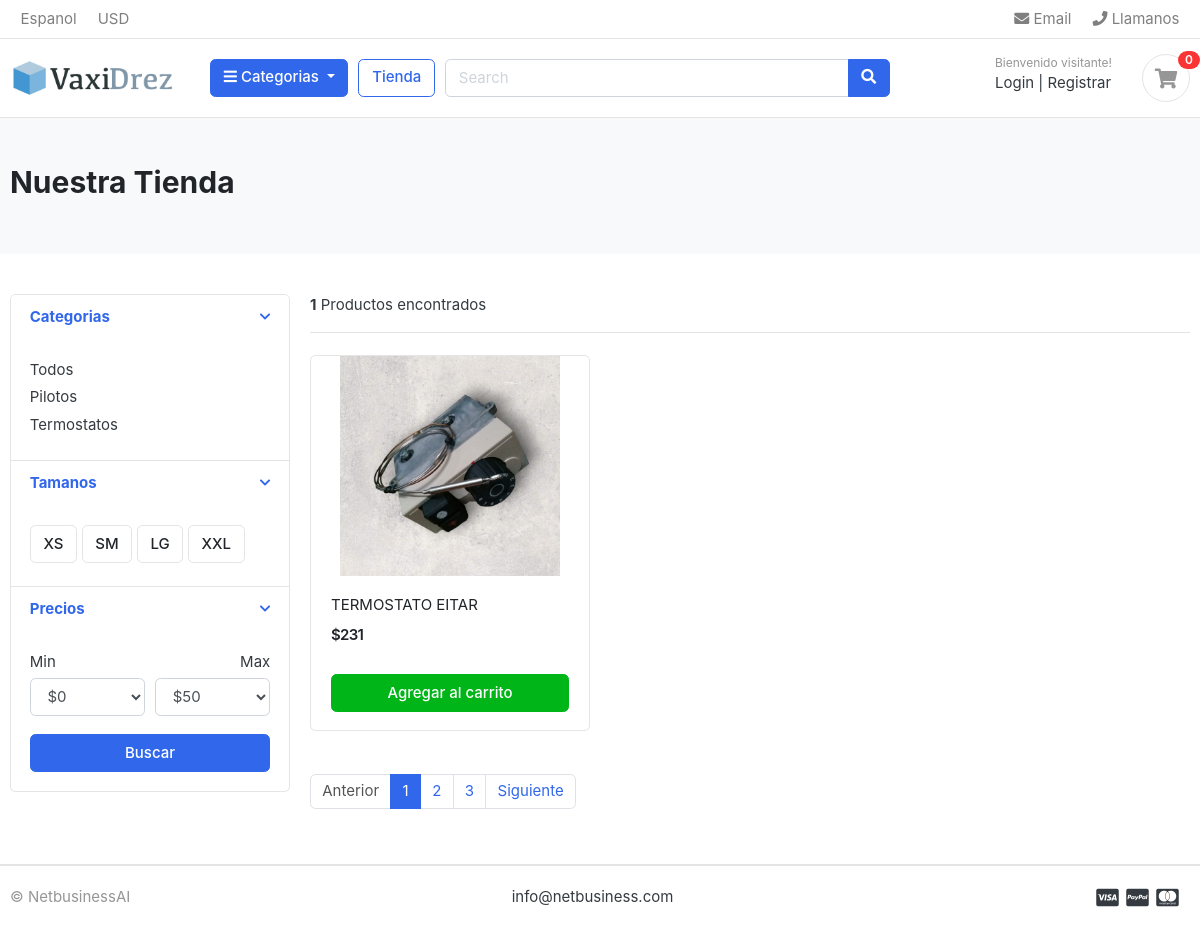
The app's page /store/termostatos/ with its own data.
### category/models.py (models this page shows, shortened)
class Category(models.Model):
    category_name = models.CharField(max_length=20, unique = True)
    description = models.CharField(max_length=255, blank = True)
    slug = models.CharField(max_length=100, unique = True)
    cat_image = models.ImageField(upload_to = 'photos/categories', blank = True)
    class Meta:
        verbose_name = 'category'
        verbose_name_plural = 'categories'
    def get_url(self):
        return reverse('products_by_category',args=[self.slug])

### store/models.py (models this page shows, shortened)
class Product(models.Model):
    product_name = models.CharField(max_length=200, unique=True)
    slug =  models.CharField(max_length=200, unique=True)
    descripcion = models.CharField(max_length=500)
    imagen = models.ImageField(upload_to='product_images/')
    price = models.IntegerField()
    stock = models.IntegerField()
    is_available = models.BooleanField()
    category = models.ForeignKey(Category, on_delete=models.CASCADE)
    created_date = models.DateTimeField(auto_now_add=True)
    modified_date = models.DateTimeField(auto_now=True)

### store/views.py (the view)
# urls.py: path('store/', include('store.urls')),
def store(request, category_slug=None):
    categories = None
    products = None
    if category_slug != None:
        categories = get_object_or_404(Category, slug=category_slug)
        products = Product.objects.filter(category=categories, is_available=True)
        products_count = products.count()
    else:
        products = Product.objects.all().filter(is_available=True)
        products_count = products.count()
    context = {
        'products': products,
        'product_count': products_count,
    }
    return render(request, 'store/store.html', context)

### category/context_processors.py (called while the page is built)
def menu_links(request):
    links = Category.objects.all()
    return dict(links=links)

### templates/store/store.html (shortened to what this page needs)
{% extends 'base.html' %}
{% block content %}
<section class="section-pagetop bg">
    <div class="container">
        <h2 class="title-page">Nuestra Tienda</h2>
    </div>
    </section>
<section class="section-content padding-y">
    <div class="container">
    <div class="row">
        <aside class="col-md-3">
    <div class="card">
        <article class="filter-group">
            <header class="card-header">
                <a href="#" data-toggle="collapse" data-target="#collapse_1" aria-expanded="true" class="">
                    <i class="icon-control fa fa-chevron-down"></i>
                    <h6 class="title">Categorias</h6>
                </a>
            </header>
            <div class="filter-content collapse show" id="collapse_1" style="">
                <div class="card-body">
                    <ul class="list-menu">
                        <li><a href="{%url 'store' %}">Todos </a></li>
                        {%for category in links%}
                        <li><a href="{{category.get_url}}">{{category.category_name}}  </a></li>
                        {%endfor%}
                    </ul>
                </div>
            </div>
        </article>
        <article class="filter-group">
            <header class="card-header">
                <a href="#" data-toggle="collapse" data-target="#collapse_4" aria-expanded="true" class="">
                    <i class="icon-control fa fa-chevron-down"></i>
                    <h6 class="title">Tamanos </h6>
                </a>
            </header>
            <div class="filter-content collapse show" id="collapse_4" style="">
                <div class="card-body">
                  <label class="checkbox-btn">
                    <span class="btn btn-light"> XS </span>
                  </label>
                  <label class="checkbox-btn">
                    <span class="btn btn-light"> SM </span>
                  </label>
                  <label class="checkbox-btn">
                    <span class="btn btn-light"> LG </span>
                  </label>
                  <label class="checkbox-btn">
                    <span class="btn btn-light"> XXL </span>
                  </label>
            </div>
            </div>
        </article>
        <article class="filter-group">
            <header class="card-header">
                <a href="#" data-toggle="collapse" data-target="#collapse_3" aria-expanded="true" class="">
                    <i class="icon-control fa fa-chevron-down"></i>
                    <h6 class="title">Precios </h6>
                </a>
            </header>
            <div class="filter-content collapse show" id="collapse_3" style="">
                <div class="card-body">
                    <div class="form-row">
                    <div class="form-group col-md-6">
                      <label>Min</label>
                          <select class="mr-2 form-control">
                            <option value="0">$0</option>
                        </select>
                    </div>
                    <div class="form-group text-right col-md-6">
                      <label>Max</label>
                          <select class="mr-2 form-control">
                            <option value="50">$50</option>
                        </select>
                    </div>
                    </div>
                    <button class="btn btn-block btn-primary">Buscar</button>
                </div>
            </div>
        </article>
    </div>
        </aside>
        <main class="col-md-9">
    <header class="border-bottom mb-4 pb-3">
            <div class="form-inline">
                <span class="mr-md-auto"><b> {{product_count}}</b> Productos encontrados </span>
            </div>
    </header>
    <div class="row">
        {% for product in products %}
        <div class="col-md-4">
            <figure class="card card-product-grid">
                <div class="img-wrap">
                    <img src="{{product.imagen.url}}">
                </div>
                <figcaption class="info-wrap">
                    <div class="fix-height">
                        <a href="./product-detail.html" class="title">{{product.product_name}}</a>
                        <div class="price-wrap mt-2">
                            <span class="price">${{product.price}}</span>
                        </div>
                    </div>
                    <a href="#" class="btn btn-block btn-success">Agregar al carrito</a>
                </figcaption>
            </figure>
        </div>
        {%endfor%}
    </div>
    <nav class="mt-4" aria-label="Page navigation sample">
      <ul class="pagination">
        <li class="page-item disabled"><a class="page-link" href="#">Anterior</a></li>
        <li class="page-item active"><a class="page-link" href="#">1</a></li>
        <li class="page-item"><a class="page-link" href="#">2</a></li>
        <li class="page-item"><a class="page-link" href="#">3</a></li>
        <li class="page-item"><a class="page-link" href="#">Siguiente</a></li>
      </ul>
    </nav>
        </main>
    </div>
    </div>
    </section>
    {% endblock %}

### static/css/ui.css (style rules this page uses)
html { font-family: "Inter", sans-serif; font-size: 15px; }
.img-wrap { text-align: center; display: block; }
.img-wrap img { max-width: 100%; }
.price-wrap { letter-spacing: -0.7px; }
.padding-y { padding-top: 40px; padding-bottom: 40px; }
figure { margin-bottom: 0; }
article:after, .form-group:after { display: block; clear: both; content: ""; }
.bg { background-color: #f8f9fa; }
.title-page { color: #212529; }
.btn-light { background-color: #fff; border-color: #e4e4e4; }
[class*=list-] li:after { visibility: hidden; display: block; content: ""; overflow: hidden; height: 0; clear: both; }
.list-menu { list-style: none; margin: 0; padding-left: 0; }
.list-menu li { margin-bottom: 5px; }
.list-menu a { color: #343a40; }
[class*=card-product] a.title { color: #212529; display: block; }
[class*=card-product] .img-wrap { overflow: hidden; position: relative; }
[class*=card-product] .img-wrap img { height: 100%; max-width: 100%; width: auto; display: inline-block; -o-object-fit: cover; object-fit: cover; }
.card-product-grid { margin-bottom: 20px; }
.card-product-grid .img-wrap { border-radius: 0.2rem 0.2rem 0 0; height: 220px; }
.card-product-grid .info-wrap { overflow: hidden; padding: 18px 20px; }
.card-product-grid .fix-height { height: 80px; overflow: hidden; }
.card .img-wrap { overflow: hidden; }
.price { font-weight: 600; color: #212529; }
.icon-control { margin-top: 5px; float: right; font-size: 80%; }
.card-header .title { margin-bottom: 0; line-height: 1.5; }
.filter-group { border-bottom: 1px solid #e4e4e4; }
.filter-group .card-header { border-bottom: 0; }
.filter-group:last-child { border-bottom: 0; }
.checkbox-btn { position: relative; }
.section-pagetop { padding: 45px 0; }

### records on screen
Category: category_name "Pilotos"
Category: category_name "Termostatos"
Product: imagen (picture), product_name "TERMOSTATO EITAR", price "231"

### other values on screen
{{ product_count }} "1"
